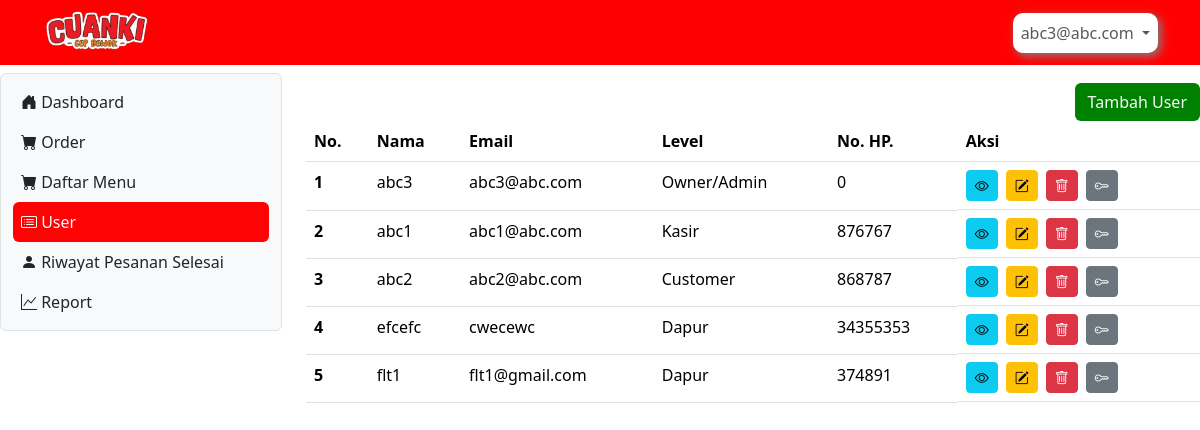
Screenshot of /user (signed in) with the database file from the repository.
### tables this page shows
CREATE TABLE `tb_user` (
  `id` int(11) NOT NULL,
  `username` varchar(255) NOT NULL,
  `password` varchar(255) NOT NULL,
  `alamat` varchar(255) NOT NULL,
  `level` int(11) NOT NULL,
  `nama` varchar(255) NOT NULL,
  `nohp` int(20) NOT NULL
);

### user.php (the view, shortened to what this page needs)
<?php
include "proses/koneksi.php";
$query = mysqli_query($koneksi, "SELECT * FROM tb_user");
while ($record = mysqli_fetch_array($query)) {
  $result[] = $record;
}
?>
<div class="col-lg-9 mt-2">
    <div class="card-body">
      <div class="row">
        <div class="col d-flex justify-content-end" style="margin-top: 10px;">
            <button class="btn link-light" data-bs-toggle="modal" data-bs-target="#ModalTambahUser" style="background-color: green; cursor: pointer;" onmouseover="this.style.backgroundColor='#15610B'" onmouseout="this.style.backgroundColor='green'">Tambah User</button>
            </div>
      <?php
    if (empty ($result)) {
      echo "Data User Tidak Ada";
    } else {
      ?>
      <div class="table-responsive">
        <table class="table table table-hover">
          <thead>
            <tr>
              <th scope="col">No.</th>
              <th scope="col">Nama</th>
              <th scope="col">Email</th>
              <th scope="col">Level</th>
              <th scope="col">No. HP.</th>
              <th scope="col">Aksi</th>
            </tr>
          </thead>
          <tbody>
            <?php
            $no = 1;
            foreach ($result as $row) {
              ?>
              <tr>
                <th scope="row">
                  <?php echo $no++ ?>
                </th>
                <td>
                  <?php echo $row['nama'] ?>
                </td>
                <td>
                  <?php echo $row['username'] ?>
                </td>
                <td>
                <?php
                      if ($row['level'] == 0) {
                        echo "Customer";
                      } elseif ($row['level'] == 1) {
                        echo "Kasir";
                      } elseif ($row['level'] == 2) {
                        echo "Dapur";
                      } elseif ($row['level'] == 3) {
                        echo "Owner/Admin";
                      }
                      ?>
                </td>
                <td>
                  <?php echo $row['nohp'] ?>
                </td>
                <td class="d-flex ">
                  <button class="btn btn-info btn-sm me-2" data-bs-toggle="modal"
                    data-bs-target="#ModalView<?php echo $row['id'] ?>"><i class="bi bi-eye"></i></button>
                  <button class="btn btn-warning btn-sm me-2" data-bs-toggle="modal"
                    data-bs-target="#ModalEdit<?php echo $row['id'] ?>"><i class="bi bi-pencil-square"></i></button>
                  <button class="btn btn-danger btn-sm me-2" data-bs-toggle="modal"
                    data-bs-target="#ModalHapus<?php echo $row['id'] ?>"><i class="bi bi-trash"></i></button>
                    <button class="btn btn-secondary btn-sm" data-bs-toggle="modal"
                    data-bs-target="#Modalresetpassword<?php echo $row['id'] ?>"><i class="bi bi-key"></i></button>
                </td>
              </tr>
              <?php
            }
            ?>
          </tbody>
        </table>
      </div>
      </div>
      </div>
    <?php
    }
    ?>
</div>
</div>
</div>

### header.php (shortened to what this page needs)
<nav class="navbar navbar-expand sticky-top" style="background-color: #FF0000;">
  <div class="container-lg">
    <img src="Assets/logo_cuanki.png" alt="" style="width: 110px; height: auto;">
    <div class="collapse navbar-collapse justify-content-end" id="navbarNavDropdown">
      <ul class="navbar-nav">
        <?php
        if (!empty($_SESSION['cuanki_viral'])) {
        ?>
          <li class="nav-item dropdown">
            <a class="nav-link dropdown-toggle" href="#" role="button" data-bs-toggle="dropdown" aria-expanded="false" style="background-color: #FFFFFF; border-radius: 10px; box-shadow: 3px 3px 10px grey;">
              <?php
              echo $hasil['username'];
              ?>
            </a>
          </li>
        <?php
        }
        ?>
      </ul>
    </div>
  </div>
</nav>

### rows the page displays
tb_user: username "abc3@abc.com", nama "abc3", level "Owner/Admin", nohp "0"
tb_user: nama "abc1", username "abc1@abc.com", level "Kasir", nohp "876767"
tb_user: nama "abc2", username "abc2@abc.com", level "Customer", nohp "868787"
tb_user: nama "efcefc", username "cwecewc", level "Dapur", nohp "34355353"
tb_user: nama "flt1", username "flt1@gmail.com", level "Dapur", nohp "374891"
